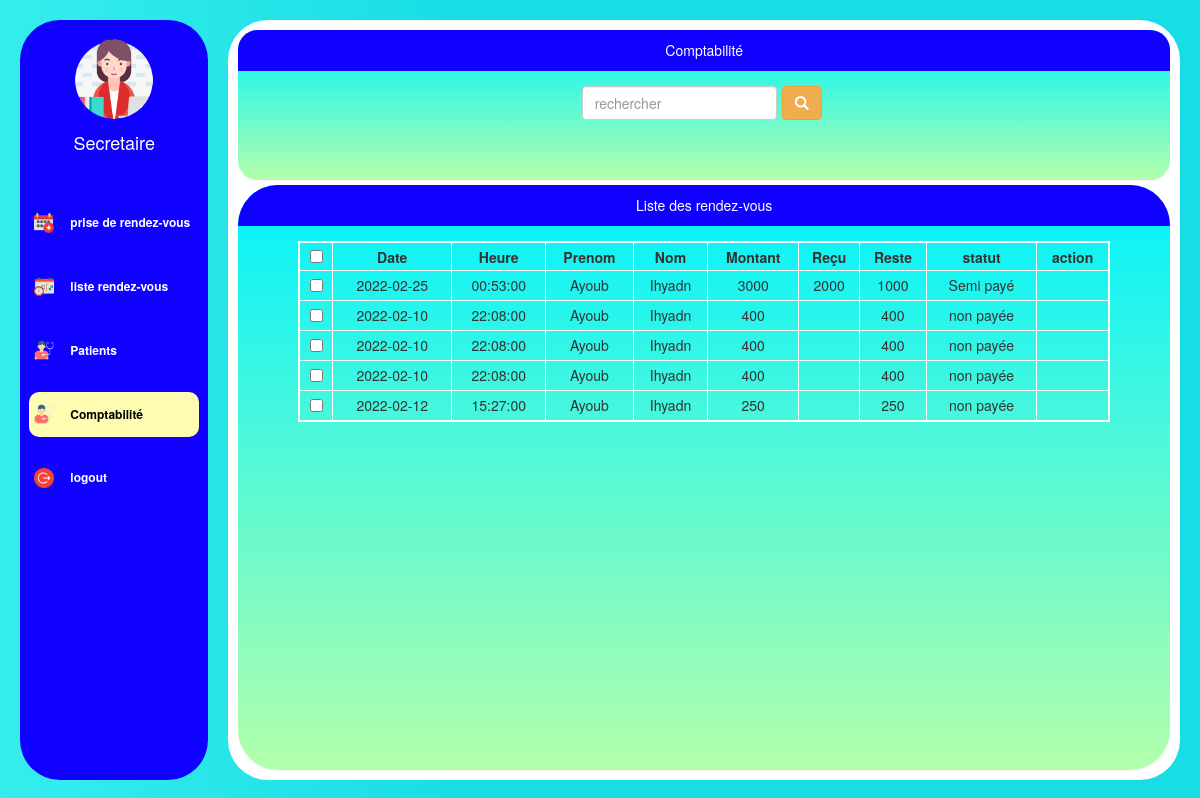
Screenshot of /cabinetS1/pages/Comptabilte.php with the database file from the repository.
### tables this page shows
CREATE TABLE `consultation` (
  `id` int(11) NOT NULL,
  `patientID` int(11) NOT NULL,
  `date` date DEFAULT NULL,
  `heure` time DEFAULT NULL,
  `montant` int(11) DEFAULT NULL,
  `status` varchar(10) DEFAULT NULL,
  `compte_rendu` varchar(100) DEFAULT NULL,
  `recu` int(11) DEFAULT NULL
);

CREATE TABLE `patient` (
  `id` int(11) NOT NULL,
  `Nom` varchar(20) NOT NULL,
  `Prenom` varchar(20) NOT NULL,
  `sex` varchar(20) DEFAULT NULL,
  `address` varchar(30) DEFAULT NULL,
  `telephone` int(11) DEFAULT NULL,
  `email` varchar(30) DEFAULT NULL,
  `cin` varchar(20) NOT NULL,
  `birth` date DEFAULT NULL,
  `date_d_ajout` date DEFAULT curdate()
);

### cabinetS1/pages/Comptabilte.php (the view, shortened to what this page needs)
<?php
require_once("../connexiondb.php");
$requete="select * from consultation";
$statement = $pdo->prepare($requete);
$statement->execute();
 ?>
<!DOCTYPE html>
<html lang="en">
<head>
    <link href="https://cdnjs.cloudflare.com/ajax/libs/twitter-bootstrap/3.3.4/css/bootstrap.css" rel="stylesheet"
        type="text/css">
    <link rel="stylesheet" type="text/css" href="..\css\mystyle.css" />
    <link rel="stylesheet" href="..\css\sidebar.css" />
    <link rel="stylesheet" href="https://pro.fontawesome.com/releases/v5.10.0/css/all.css"
 />
</head>
<body>
    <div class="main d-flex">
        <div class="sidebar">
            <?php include("../include/sidebar.php")?>
        </div>
        <div class="dashboard">
            <div class="containerr">
                <div class="panel">
                    <div class="panel-heading">Comptabilité</div>
                    <div class="panel-body">
                        <div class="table_form">
                            <div class="form_grp">
                                <input type="text" name="CIN" placeholder="rechercher" class="form-control"
                                    id="cin_search" />
                                <button type="submit" class="btn btn-warning">
                                    <span class="glyphicon glyphicon-search"> </span>
                                </button>
                            </div>
                        </div>
                    </div>
                </div>
                <div class="panel table_cont">
                    <div class="panel-heading">Liste des rendez-vous</div>
                    <div class="panel-body table_here" id="table_wrapper">
                        <div id="table_here">
                            <table class="table table - bordred " id="mytable">
                                <thead>
                                    <tr>
                                        <th> <input type="checkbox" value="false" id="check_all" onclick="checkAll()">
                                        </th>
                                        <th> Date </th>
                                        <th> Heure </th>
                                        <th> Prenom </th>
                                        <th> Nom </th>
                                        <th> Montant </th>
                                        <th> Reçu </th>
                                        <th> Reste </th>
                                        <th> statut </th>
                                        <th> action </th>
                                </thead>
                                <tbody>
                                    <?php while($consultation=$statement->fetch(PDO::FETCH_ASSOC)){
                                        $query = "SELECT * FROM patient WHERE id = :patientID";
                                        $statement2 = $pdo->prepare($query);
                                        $statement2->execute(
                                            array(
                                                'patientID'     =>   $consultation['patientID'],
                                                )
                                            );
                                        $row = $statement2->fetch(PDO::FETCH_ASSOC); ?>
                                    <tr>
                                        <td> <input type="checkbox" value="<?php echo $consultation ['id'] ?>"
                                                id="check"></td>
                                        <td><?php echo $consultation['date'] ?> </td>
                                        <td><?php echo $consultation ['heure'] ?> </td>
                                        <td><?php echo $row ['Prenom'] ?> </td>
                                        <td><?php echo $row ['Nom'] ?> </td>
                                        <td><?php echo $consultation ['montant'] ?> </td>
                                        <td><?php echo $consultation ['recu'] ?> </td>
                                        <td><?php echo $consultation ['montant']- $consultation ['recu'] ?> </td>
                                        <td><?php echo $consultation ['status'] ?> </td>
                                        <td>
                                            <?php } ?>
                                        </td>
                                    </tr>
                            </table>
                        </div>
                    </div>
                </div>
            </div>
        </div>
    </div>
</body>
</html>

### cabinetS1/include/sidebar.php (shortened to what this page needs)
<div class="doctor_info">
    <img alt="" src="\CabinetS1\images\secretary.png" class="doc_img"></img>
    <div class="nom_docteur">
        <h4>Secretaire</h4>
    </div>
</div>
<div class="sidebar_list">
    <a class="<?php echo 'list_item'.($_SERVER['REQUEST_URI']=="/cabinetS1/"?' active':'')?> "
        onclick="changeactive(this)" href="/cabinetS1">
        <img class="fad fa-calendar-alt icon" alt="" src="\CabinetS1\images\appointments.png"></img>
        <div>prise de rendez-vous</div>
    </a>
    <a class="<?php echo 'list_item'.($_SERVER['REQUEST_URI']=="/cabinetS1/pages/rendezVous.php"?' active':'')?> "
        onclick=" changeactive(this)" href="/cabinetS1/pages/rendezVous.php">
        <img class="fad fa-calendar-alt icon" alt="" src="\CabinetS1\images\deadline.png"></img>
        <div>liste rendez-vous</div>
    </a>
    <a class="<?php echo 'list_item'.($_SERVER['REQUEST_URI']=="/cabinetS1/pages/patients.php"?' active':'')?> "
        onclick="changeactive(this)" href="/cabinetS1/pages/patients.php">
        <img class="fad fa-calendar-alt icon" alt="" src="\CabinetS1\images\examination.png"></img>
        <div>Patients</div>
    </a>
    <a class="<?php echo 'list_item'.($_SERVER['REQUEST_URI']=="/cabinetS1/pages/Comptabilte.php"?' active':'')?> "
        onclick="changeactive(this)" href="/cabinetS1/pages/Comptabilte.php">
        <img class="fad fa-calendar-alt icon" alt="" src="\CabinetS1\images\examination.png"></img>
        <div>Comptabilité</div>
    </a>
    <a class="list_item" onclick="changeactive(this)" href="\CabinetS1\logout.php">
        <img class="fad fa-calendar-alt icon" alt="" src="\CabinetS1\images\logout.png"></img>
        <div>logout</div>
    </a>
</div>

### cabinetS1/css/mystyle.css (style rules this page uses)
.panel { background-image: linear-gradient(to top, #b3ffab 0%, #00f2fe 100%); margin-bottom: 5px; border: none; margin-top: 5px; border-radius: 20px; overflow: hidden; height: 20%; }
.panel-heading { background-color: #0f00ff; color: white; text-align: center; }
.panel-body { display: flex; justify-content: center; overflow: hidden; }
.table { text-align: center; border: 2px solid #fff; }
.table > thead > tr { padding: 5px; height: 10%; }
.table > thead > tr > th { border: none; border-right: 1px solid #fff; text-align: center; padding: 3px; margin: 5px 5px; }
.table > tbody > tr > td { padding: 4px; border: 1px solid #fff; }
.containerr { height: 100%; border-radius: 40px; width: 100%; margin: 5px; }
#table_here { width: 100%; max-height: 90%; overflow-y: scroll; }
#table_wrapper { overflow: hidden; height: 100%; }
.table_cont { height: calc(80% - 15px); border-radius: 40px; }
.table_form { display: flex; justify-content: space-around; align-items: center; width: 90%; }
.form_grp { display: flex; align-items: center; justify-content: space-around; margin-right: 5px; }
button { margin-left: 5px; }
.table { width: 90%; overflow: scroll; margin: auto; }
#check { width: 80%; }

### cabinetS1/css/sidebar.css (style rules this page uses)
body { background-image: linear-gradient(to right, #c1ffff 0%, #00f2fe 40%); background: linear-gradient(to right, #36eded 0%, #17dde5 40%); overflow: hidden; }
.main { display: flex; margin: 20px; overflow-y: hidden; height: 95vh; }
.sidebar { flex: 2; background-color: #0f00ff; height: 95vh; border-radius: 40px; margin-right: 20px; display: flex; width: 100%; justify-content: flex-start; flex-direction: column; align-items: center; }
.doc_img { width: 80px; height: 80px; border-radius: 40px; margin-bottom: 5%; }
.doctor_info { display: flex; flex-direction: column; align-items: center; margin-top: 10%; margin-bottom: 20%; }
.nom_docteur h4 { color: white; }
.sidebar_list { display: flex; flex-direction: column; align-items: flex-start; justify-content: space-between; height: 300px; width: 90%; }
.icon { color: white; width: 20px; height: 20px; margin-right: 10%; }
.list_item { color: white !important; font-weight: bold; cursor: pointer; font-size: 12px; display: flex; align-items: center; width: 100%; height: 15%; padding: 5px; border-radius: 10px; text-decoration: none !important; }
.active { background: rgb(253, 252, 177); color: black !important; }
.dashboard { flex: 10; height: 100%; border-radius: 40px; padding: 5px; background-color: white; display: flex; align-items: center; overflow: hidden; justify-content: center; padding: 5px; }
button { transform: scale(1); transition: 0.2s; }

### rows the page displays
consultation: date "2022-02-25", heure "00:53:00", patientID.Prenom "Ayoub", patientID.Nom "Ihyadn", montant "3000", recu "2000", $consultation ['montant']- $consultation ['recu'] "1000", status "Semi payé"
consultation: date "2022-02-10", heure "22:08:00", patientID.Prenom "Ayoub", patientID.Nom "Ihyadn", montant "400", $consultation['montant']-$consultation['recu'] "400", status "non payée"
consultation: date "2022-02-10", heure "22:08:00", patientID.Prenom "Ayoub", patientID.Nom "Ihyadn", montant "400", $consultation['montant']-$consultation['recu'] "400", status "non payée"
consultation: date "2022-02-10", heure "22:08:00", patientID.Prenom "Ayoub", patientID.Nom "Ihyadn", montant "400", $consultation['montant']-$consultation['recu'] "400", status "non payée"
consultation: date "2022-02-12", heure "15:27:00", patientID.Prenom "Ayoub", patientID.Nom "Ihyadn", montant "250", $consultation['montant']-$consultation['recu'] "250", status "non payée"
